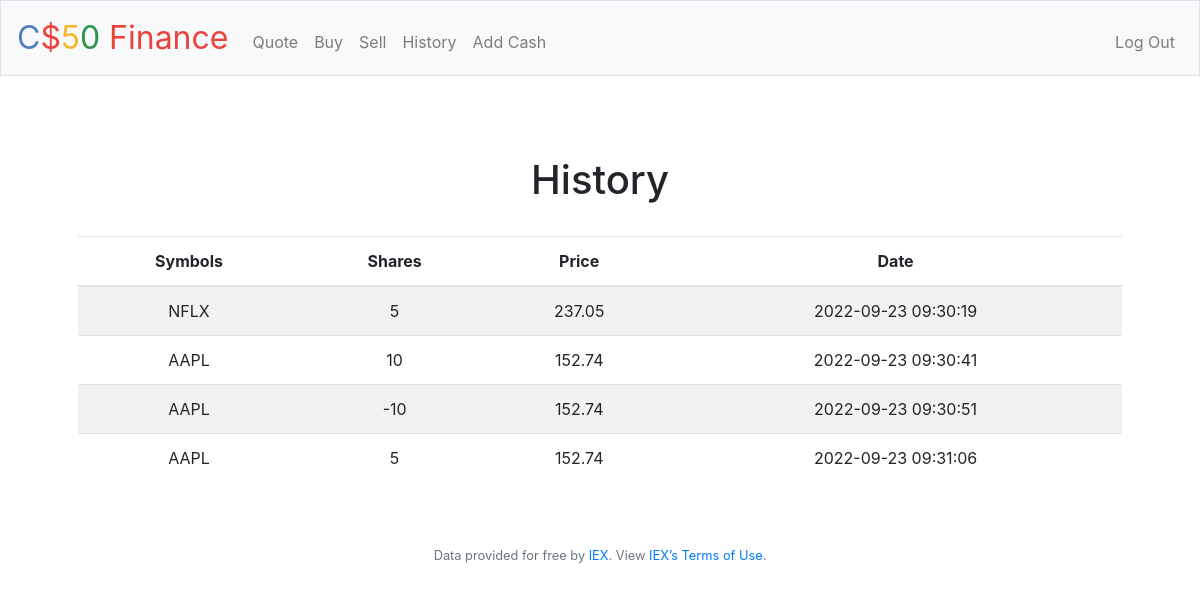
The app's page /history (signed in) with its own data.
### tables this page shows
CREATE TABLE 'transactions' ('id' INTEGER PRIMARY KEY AUTOINCREMENT NOT NULL, 'user_id' INTEGER, 'symbol' TEXT, 'shares' INTEGER, 'price' REAL, 'date' DATETIME);

### app.py (the view)
@app.route("/history")
@login_required
def history():
    user_id = session["user_id"]
    transactions_db = db.execute(
        "SELECT * from transactions WHERE user_id = ?", user_id)
    return render_template("history.html", transactions=transactions_db)

### app.py (called while the page is built)
@app.after_request
def after_request(response):
    response.headers["Cache-Control"] = "no-cache, no-store, must-revalidate"
    response.headers["Expires"] = 0
    response.headers["Pragma"] = "no-cache"
    return response

### helpers.py (called while the page is built)
def login_required(f):
    @wraps(f)
    def decorated_function(*args, **kwargs):
        if session.get("user_id") is None:
            return redirect("/login")
        return f(*args, **kwargs)
    return decorated_function

### templates/history.html
{% extends "layout.html" %} {% block title %} History {% endblock %} {% block
main %}
<div class="main">
  <h1>History</h1>
  <table class="table table-striped">
    <thead>
      <tr>
        <th>Symbols</th>
        <th>Shares</th>
        <th>Price</th>
        <th>Date</th>
      </tr>
    </thead>
    <tbody>
      {% for row in transactions %}
      <tr>
        <td>{{ row["symbol"] }}</td>
        <td>{{ row["shares"] }}</td>
        <td>{{ row["price"] }}</td>
        <td>{{ row["date"] }}</td>
      </tr>
      {% endfor %}
    </tbody>
  </table>
</div>
{% endblock %}

### templates/layout.html (shortened to what this page needs)
<!DOCTYPE html>
<html lang="en">
  <head>
    <link
      rel="stylesheet"
      href="https://cdn.jsdelivr.net/npm/bootstrap@4.5.3/dist/css/bootstrap.min.css"
 />
    <link href="/static/styles.css" rel="stylesheet" />
  </head>
  <body>
    <nav class="navbar navbar-expand-md navbar-light bg-light border">
      <a class="navbar-brand" href="/"
        ><span class="blue">C</span><span class="red">$</span
        ><span class="yellow">5</span><span class="green">0</span>
        <span class="red">Finance</span></a
      >
      <div class="collapse navbar-collapse" id="navbar">
        {% if session.user_id %}
        <ul class="navbar-nav mr-auto mt-2">
          <li class="nav-item"><a class="nav-link" href="/quote">Quote</a></li>
          <li class="nav-item"><a class="nav-link" href="/buy">Buy</a></li>
          <li class="nav-item"><a class="nav-link" href="/sell">Sell</a></li>
          <li class="nav-item">
            <a class="nav-link" href="/history">History</a>
          </li>
          <li class="nav-item">
            <a href="/addcash" class="nav-link">Add Cash</a>
          </li>
        </ul>
        <ul class="navbar-nav ml-auto mt-2">
          <li class="nav-item">
            <a class="nav-link" href="/logout">Log Out</a>
          </li>
        </ul>
        {% endif %}
      </div>
    </nav>
    <main class="container p-5">{% block main %}{% endblock %}</main>
    <footer class="small text-center text-muted">
      Data provided for free by
      <a href="https://iextrading.com/developer">IEX</a>. View
      <a href="https://iextrading.com/api-exhibit-a/">IEX’s Terms of Use</a>.
    </footer>
  </body>
</html>

### static/styles.css (style rules this page uses)
nav .navbar-brand { font-size: xx-large; }
nav .navbar-brand .blue { color: #537fbe; }
nav .navbar-brand .red { color: #ea433b; }
nav .navbar-brand .yellow { color: #f5b82e; }
nav .navbar-brand .green { color: #2e944b; }
.main { display: flex; flex-direction: column; justify-content: center; align-items: center; text-align: center; }
.main h1 { margin: 2rem; }

### records on screen
transactions: symbol "NFLX", shares "5", price "237.05", date "2022-09-23 09:30:19"
transactions: symbol "AAPL", shares "10", price "152.74", date "2022-09-23 09:30:41"
transactions: symbol "AAPL", shares "-10", price "152.74", date "2022-09-23 09:30:51"
transactions: symbol "AAPL", shares "5", price "152.74", date "2022-09-23 09:31:06"
